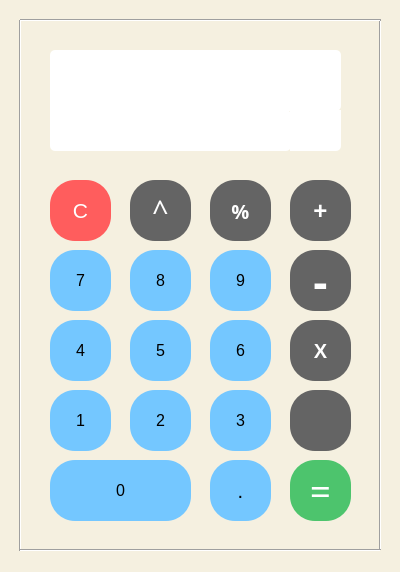
<?xml version="1.0" encoding="UTF-8"?>
<ui version="4.0">
 <class>Frame</class>
 <widget class="QFrame" name="Frame">
  <property name="geometry">
   <rect>
    <x>0</x>
    <y>0</y>
    <width>400</width>
    <height>572</height>
   </rect>
  </property>
  <property name="font">
   <font>
    <family>MS Reference Specialty</family>
    <pointsize>18</pointsize>
   </font>
  </property>
  <property name="windowTitle">
   <string>Calculator</string>
  </property>
  <property name="styleSheet">
   <string notr="true">#Frame{
background-color:rgb(245, 240, 224);
}
QPushButton{
background-color: rgb(116, 199, 255);
border:none;
border-radius:25px;
}
QPushButton:hover{
background-color: rgb(117, 214, 255);
border:none;
border-radius:25px;
}
QLineEdit{
border:none;
border-radius:5px;
}
#btnPlus, #btnMinus, #btnDiv, #btnMul, #btnPower, #btnModulus{
background-color: rgb(100, 100, 100);
color:white;
}
#btnPlus:hover, #btnMinus:hover, #btnDiv:hover, #btnMul:hover, #btnPower:hover, #btnModulus:hover{
background-color: rgb(120, 120, 120);
}
#btnClear{
background-color:rgb(255, 93, 93);
color:white;
}
#btnClear:hover{
background-color:rgb(255, 112, 112);
}
#btnBackspace{
background: white;
border-radius:0px;
border-bottom-right-radius:5px;
}
#btnEval{
background-color:rgb(77, 196, 109);
color:white;
}
#btnEval:hover{
background-color:rgb(74, 215, 111);
}
#lineEdit{
border-top-left-radius:0px;
border-top-left-radius:0px;
}
#txtResult{
border-bottom-left-radius:0px;
border-bottom-left-radius:0px;
}</string>
  </property>
  <widget class="QPushButton" name="btnPlus">
   <property name="geometry">
    <rect>
     <x>290</x>
     <y>180</y>
     <width>61</width>
     <height>61</height>
    </rect>
   </property>
   <property name="font">
    <font>
     <pointsize>18</pointsize>
     <weight>75</weight>
     <bold>true</bold>
    </font>
   </property>
   <property name="toolTip">
    <string/>
   </property>
   <property name="text">
    <string>+</string>
   </property>
   <property name="iconSize">
    <size>
     <width>22</width>
     <height>22</height>
    </size>
   </property>
  </widget>
  <widget class="QPushButton" name="btnMinus">
   <property name="geometry">
    <rect>
     <x>290</x>
     <y>250</y>
     <width>61</width>
     <height>61</height>
    </rect>
   </property>
   <property name="font">
    <font>
     <family>Perpetua</family>
     <pointsize>33</pointsize>
     <weight>75</weight>
     <bold>true</bold>
    </font>
   </property>
   <property name="toolTip">
    <string/>
   </property>
   <property name="text">
    <string>-</string>
   </property>
   <property name="iconSize">
    <size>
     <width>25</width>
     <height>25</height>
    </size>
   </property>
  </widget>
  <widget class="QPushButton" name="btnMul">
   <property name="geometry">
    <rect>
     <x>290</x>
     <y>320</y>
     <width>61</width>
     <height>61</height>
    </rect>
   </property>
   <property name="font">
    <font>
     <family>Nirmala UI</family>
     <pointsize>15</pointsize>
     <weight>75</weight>
     <bold>true</bold>
    </font>
   </property>
   <property name="toolTip">
    <string/>
   </property>
   <property name="toolTipDuration">
    <number>-1</number>
   </property>
   <property name="text">
    <string>X</string>
   </property>
   <property name="iconSize">
    <size>
     <width>17</width>
     <height>17</height>
    </size>
   </property>
  </widget>
  <widget class="QPushButton" name="btnDiv">
   <property name="geometry">
    <rect>
     <x>290</x>
     <y>390</y>
     <width>61</width>
     <height>61</height>
    </rect>
   </property>
   <property name="toolTip">
    <string/>
   </property>
   <property name="text">
    <string/>
   </property>
   <property name="icon">
    <iconset resource="imgcalc.qrc">
     <normaloff>:/images/divide-2-512.png</normaloff>:/images/divide-2-512.png</iconset>
   </property>
   <property name="iconSize">
    <size>
     <width>19</width>
     <height>20</height>
    </size>
   </property>
  </widget>
  <widget class="QPushButton" name="btn1">
   <property name="geometry">
    <rect>
     <x>50</x>
     <y>390</y>
     <width>61</width>
     <height>61</height>
    </rect>
   </property>
   <property name="font">
    <font>
     <pointsize>12</pointsize>
    </font>
   </property>
   <property name="text">
    <string>1</string>
   </property>
  </widget>
  <widget class="QPushButton" name="btn2">
   <property name="geometry">
    <rect>
     <x>130</x>
     <y>390</y>
     <width>61</width>
     <height>61</height>
    </rect>
   </property>
   <property name="font">
    <font>
     <pointsize>12</pointsize>
    </font>
   </property>
   <property name="text">
    <string>2</string>
   </property>
  </widget>
  <widget class="QPushButton" name="btn3">
   <property name="geometry">
    <rect>
     <x>210</x>
     <y>390</y>
     <width>61</width>
     <height>61</height>
    </rect>
   </property>
   <property name="font">
    <font>
     <pointsize>12</pointsize>
    </font>
   </property>
   <property name="text">
    <string>3</string>
   </property>
  </widget>
  <widget class="QPushButton" name="btn4">
   <property name="geometry">
    <rect>
     <x>50</x>
     <y>320</y>
     <width>61</width>
     <height>61</height>
    </rect>
   </property>
   <property name="font">
    <font>
     <pointsize>12</pointsize>
    </font>
   </property>
   <property name="text">
    <string>4</string>
   </property>
  </widget>
  <widget class="QPushButton" name="btn5">
   <property name="geometry">
    <rect>
     <x>130</x>
     <y>320</y>
     <width>61</width>
     <height>61</height>
    </rect>
   </property>
   <property name="font">
    <font>
     <pointsize>12</pointsize>
    </font>
   </property>
   <property name="text">
    <string>5</string>
   </property>
  </widget>
  <widget class="QPushButton" name="btn6">
   <property name="geometry">
    <rect>
     <x>210</x>
     <y>320</y>
     <width>61</width>
     <height>61</height>
    </rect>
   </property>
   <property name="font">
    <font>
     <pointsize>12</pointsize>
    </font>
   </property>
   <property name="text">
    <string>6</string>
   </property>
  </widget>
  <widget class="QPushButton" name="btn7">
   <property name="geometry">
    <rect>
     <x>50</x>
     <y>250</y>
     <width>61</width>
     <height>61</height>
    </rect>
   </property>
   <property name="font">
    <font>
     <pointsize>12</pointsize>
    </font>
   </property>
   <property name="text">
    <string>7</string>
   </property>
  </widget>
  <widget class="QPushButton" name="btn8">
   <property name="geometry">
    <rect>
     <x>130</x>
     <y>250</y>
     <width>61</width>
     <height>61</height>
    </rect>
   </property>
   <property name="font">
    <font>
     <pointsize>12</pointsize>
    </font>
   </property>
   <property name="text">
    <string>8</string>
   </property>
  </widget>
  <widget class="QPushButton" name="btn9">
   <property name="geometry">
    <rect>
     <x>210</x>
     <y>250</y>
     <width>61</width>
     <height>61</height>
    </rect>
   </property>
   <property name="font">
    <font>
     <pointsize>12</pointsize>
    </font>
   </property>
   <property name="text">
    <string>9</string>
   </property>
  </widget>
  <widget class="QPushButton" name="btn0">
   <property name="geometry">
    <rect>
     <x>50</x>
     <y>460</y>
     <width>141</width>
     <height>61</height>
    </rect>
   </property>
   <property name="font">
    <font>
     <pointsize>12</pointsize>
    </font>
   </property>
   <property name="text">
    <string>0</string>
   </property>
  </widget>
  <widget class="QPushButton" name="btnPoint">
   <property name="geometry">
    <rect>
     <x>210</x>
     <y>460</y>
     <width>61</width>
     <height>61</height>
    </rect>
   </property>
   <property name="baseSize">
    <size>
     <width>0</width>
     <height>0</height>
    </size>
   </property>
   <property name="font">
    <font>
     <family>MS Shell Dlg 2</family>
     <pointsize>15</pointsize>
     <weight>50</weight>
     <bold>false</bold>
     <kerning>true</kerning>
    </font>
   </property>
   <property name="text">
    <string>.</string>
   </property>
   <property name="iconSize">
    <size>
     <width>20</width>
     <height>20</height>
    </size>
   </property>
  </widget>
  <widget class="QPushButton" name="btnModulus">
   <property name="geometry">
    <rect>
     <x>210</x>
     <y>180</y>
     <width>61</width>
     <height>61</height>
    </rect>
   </property>
   <property name="font">
    <font>
     <family>Malgun Gothic</family>
     <pointsize>15</pointsize>
     <weight>75</weight>
     <bold>true</bold>
    </font>
   </property>
   <property name="toolTip">
    <string>modulo</string>
   </property>
   <property name="text">
    <string>%</string>
   </property>
  </widget>
  <widget class="QPushButton" name="btnClear">
   <property name="geometry">
    <rect>
     <x>50</x>
     <y>180</y>
     <width>61</width>
     <height>61</height>
    </rect>
   </property>
   <property name="font">
    <font>
     <pointsize>16</pointsize>
     <weight>50</weight>
     <bold>false</bold>
    </font>
   </property>
   <property name="toolTip">
    <string>Clear</string>
   </property>
   <property name="text">
    <string>C</string>
   </property>
  </widget>
  <widget class="QPushButton" name="btnBackspace">
   <property name="geometry">
    <rect>
     <x>290</x>
     <y>110</y>
     <width>51</width>
     <height>41</height>
    </rect>
   </property>
   <property name="text">
    <string/>
   </property>
   <property name="icon">
    <iconset resource="imgcalc.qrc">
     <normaloff>:/images/kisspng-backspace-delete-key-computer-icons-encapsulated-p-5af5e97c742ea3.3555508215260655324759.png</normaloff>:/images/kisspng-backspace-delete-key-computer-icons-encapsulated-p-5af5e97c742ea3.3555508215260655324759.png</iconset>
   </property>
   <property name="iconSize">
    <size>
     <width>35</width>
     <height>35</height>
    </size>
   </property>
  </widget>
  <widget class="QLineEdit" name="lineEdit">
   <property name="geometry">
    <rect>
     <x>50</x>
     <y>110</y>
     <width>241</width>
     <height>41</height>
    </rect>
   </property>
   <property name="font">
    <font>
     <family>Consolas</family>
     <pointsize>14</pointsize>
    </font>
   </property>
   <property name="layoutDirection">
    <enum>Qt::LeftToRight</enum>
   </property>
   <property name="text">
    <string/>
   </property>
   <property name="alignment">
    <set>Qt::AlignRight|Qt::AlignTrailing|Qt::AlignVCenter</set>
   </property>
  </widget>
  <widget class="Line" name="line">
   <property name="geometry">
    <rect>
     <x>10</x>
     <y>20</y>
     <width>20</width>
     <height>531</height>
    </rect>
   </property>
   <property name="orientation">
    <enum>Qt::Vertical</enum>
   </property>
  </widget>
  <widget class="Line" name="line_2">
   <property name="geometry">
    <rect>
     <x>370</x>
     <y>20</y>
     <width>21</width>
     <height>531</height>
    </rect>
   </property>
   <property name="toolTip">
    <string comment="Pow" extracomment="Power"/>
   </property>
   <property name="toolTipDuration">
    <number>-1</number>
   </property>
   <property name="statusTip">
    <string/>
   </property>
   <property name="whatsThis">
    <string/>
   </property>
   <property name="accessibleName">
    <string/>
   </property>
   <property name="accessibleDescription">
    <string/>
   </property>
   <property name="orientation">
    <enum>Qt::Vertical</enum>
   </property>
  </widget>
  <widget class="Line" name="line_3">
   <property name="geometry">
    <rect>
     <x>20</x>
     <y>540</y>
     <width>361</width>
     <height>21</height>
    </rect>
   </property>
   <property name="orientation">
    <enum>Qt::Horizontal</enum>
   </property>
  </widget>
  <widget class="Line" name="line_4">
   <property name="geometry">
    <rect>
     <x>20</x>
     <y>10</y>
     <width>361</width>
     <height>21</height>
    </rect>
   </property>
   <property name="orientation">
    <enum>Qt::Horizontal</enum>
   </property>
  </widget>
  <widget class="QPushButton" name="btnEval">
   <property name="geometry">
    <rect>
     <x>290</x>
     <y>460</y>
     <width>61</width>
     <height>61</height>
    </rect>
   </property>
   <property name="font">
    <font>
     <family>MS Gothic</family>
     <pointsize>28</pointsize>
     <weight>50</weight>
     <bold>false</bold>
    </font>
   </property>
   <property name="toolTip">
    <string/>
   </property>
   <property name="text">
    <string>=</string>
   </property>
  </widget>
  <widget class="QPushButton" name="btnPower">
   <property name="geometry">
    <rect>
     <x>130</x>
     <y>180</y>
     <width>61</width>
     <height>61</height>
    </rect>
   </property>
   <property name="font">
    <font>
     <family>Sitka Text</family>
     <pointsize>22</pointsize>
    </font>
   </property>
   <property name="mouseTracking">
    <bool>false</bool>
   </property>
   <property name="toolTip">
    <string>exponent</string>
   </property>
   <property name="toolTipDuration">
    <number>-1</number>
   </property>
   <property name="text">
    <string>^</string>
   </property>
  </widget>
  <widget class="QLineEdit" name="txtResult">
   <property name="geometry">
    <rect>
     <x>50</x>
     <y>50</y>
     <width>291</width>
     <height>61</height>
    </rect>
   </property>
   <property name="font">
    <font>
     <family>Consolas</family>
     <pointsize>22</pointsize>
    </font>
   </property>
   <property name="text">
    <string/>
   </property>
   <property name="alignment">
    <set>Qt::AlignRight|Qt::AlignTrailing|Qt::AlignVCenter</set>
   </property>
  </widget>
 </widget>
 <resources>
  <include location="imgcalc.qrc"/>
 </resources>
 <connections/>
</ui>
